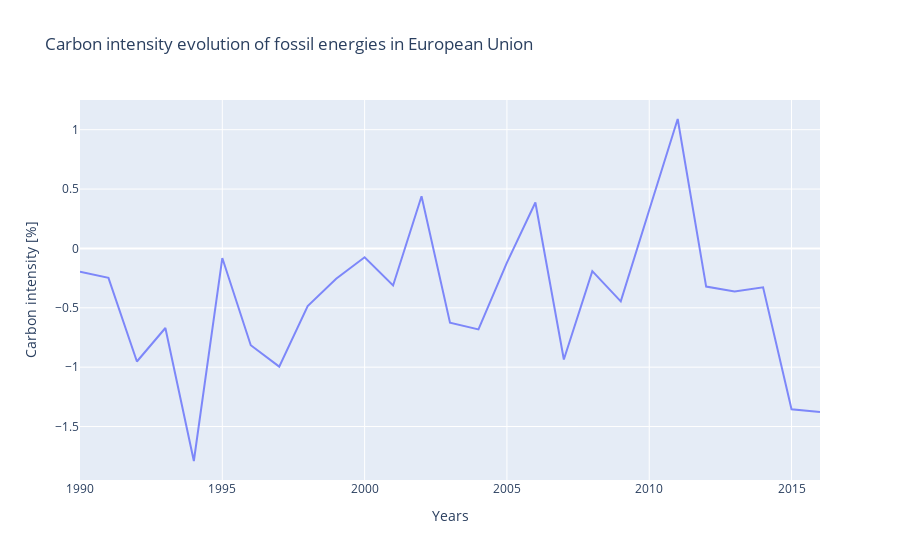

This figure's notebook cell:
### Code cell
fossil_emi_rates_fact = list()
for i in range(len(fossil_emi_fact)-1):
    diff = (fossil_emi_fact[i+1] - fossil_emi_fact[i])/fossil_emi_fact[i]
    fossil_emi_rates_fact.append(diff*100)

fossil_emi_rates_fact

data = [fossil_emi_rates_fact]
name_columns = ["  "]
title = "Carbon intensity evolution of fossil energies in European Union"
y_title = "Carbon intensity [%]"
visualize(data, name_columns, title, y_title, show=True)

### Figure 1 — Plotly figure (JSON) as saved in the notebook; plotly's stock layout.template omitted (floating-point values rounded to 4 significant figures)
{"data": [{"name": "  ", "opacity": 0.8, "type": "scatter", "x": [1990, 1991, 1992, 1993, 1994, 1995, 1996, 1997, 1998, 1999, 2000, 2001, 2002, 2003, 2004, 2005, 2006, 2007, 2008, 2009, 2010, 2011, 2012, 2013, 2014, 2015, 2016, 2017], "y": [-0.1954, -0.2476, -0.9523, -0.67, -1.79, -0.08087, -0.8154, -0.9953, -0.4851, -0.2559, -0.07466, -0.3117, 0.4388, -0.6248, -0.6823, -0.1189, 0.3864, -0.9352, -0.191, -0.446, 0.3241, 1.09, -0.3215, -0.3626, -0.3277, -1.354, -1.377]}], "layout": {"legend": {"orientation": "v"}, "title": {"text": "Carbon intensity evolution of fossil energies in European Union"}, "xaxis": {"title": {"text": "Years"}}, "yaxis": {"title": {"text": "Carbon intensity [%]"}}}}
